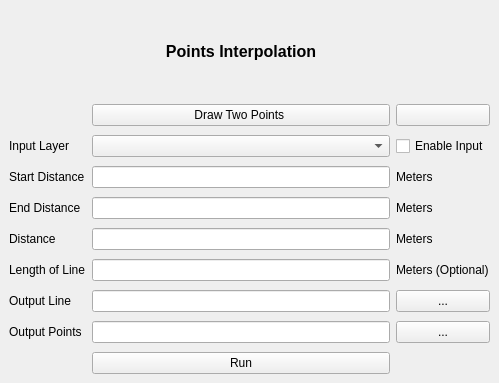
<?xml version="1.0" encoding="UTF-8"?>
<ui version="4.0">
 <class>DockWidget</class>
 <widget class="QDockWidget" name="DockWidget">
  <property name="geometry">
   <rect>
    <x>0</x>
    <y>0</y>
    <width>499</width>
    <height>383</height>
   </rect>
  </property>
  <property name="sizePolicy">
   <sizepolicy hsizetype="Preferred" vsizetype="Fixed">
    <horstretch>0</horstretch>
    <verstretch>0</verstretch>
   </sizepolicy>
  </property>
  <property name="maximumSize">
   <size>
    <width>499</width>
    <height>383</height>
   </size>
  </property>
  <property name="windowTitle">
   <string/>
  </property>
  <widget class="QWidget" name="dockWidgetContents">
   <property name="sizePolicy">
    <sizepolicy hsizetype="Preferred" vsizetype="Preferred">
     <horstretch>0</horstretch>
     <verstretch>0</verstretch>
    </sizepolicy>
   </property>
   <layout class="QGridLayout" name="gridLayout_3">
    <item row="0" column="0">
     <layout class="QGridLayout" name="gridLayout">
      <item row="0" column="0">
       <layout class="QGridLayout" name="gridLayout_2">
        <property name="verticalSpacing">
         <number>9</number>
        </property>
        <item row="9" column="1">
         <widget class="QPushButton" name="run">
          <property name="text">
           <string>Run</string>
          </property>
         </widget>
        </item>
        <item row="3" column="1">
         <widget class="QLineEdit" name="start"/>
        </item>
        <item row="5" column="1">
         <widget class="QLineEdit" name="distance"/>
        </item>
        <item row="6" column="1">
         <widget class="QLineEdit" name="length"/>
        </item>
        <item row="6" column="0">
         <widget class="QLabel" name="label_6">
          <property name="text">
           <string>&lt;html&gt;&lt;head/&gt;&lt;body&gt;&lt;p&gt;Length of Line&lt;/p&gt;&lt;/body&gt;&lt;/html&gt;</string>
          </property>
         </widget>
        </item>
        <item row="1" column="3">
         <widget class="QPushButton" name="reset_button">
          <property name="toolTip">
           <string>Reset</string>
          </property>
          <property name="text">
           <string/>
          </property>
          <property name="icon">
           <iconset>
            <normaloff>reset.png</normaloff>reset.png</iconset>
          </property>
         </widget>
        </item>
        <item row="6" column="3">
         <widget class="QLabel" name="label_7">
          <property name="text">
           <string>&lt;html&gt;&lt;head/&gt;&lt;body&gt;&lt;p&gt;Meters  (Optional)&lt;/p&gt;&lt;/body&gt;&lt;/html&gt;</string>
          </property>
         </widget>
        </item>
        <item row="7" column="3">
         <widget class="QPushButton" name="directory">
          <property name="toolTip">
           <string>&lt;html&gt;&lt;head/&gt;&lt;body&gt;&lt;p&gt;Browse&lt;/p&gt;&lt;/body&gt;&lt;/html&gt;</string>
          </property>
          <property name="text">
           <string>...</string>
          </property>
         </widget>
        </item>
        <item row="0" column="1">
         <widget class="QLabel" name="label">
          <property name="text">
           <string>&lt;html&gt;&lt;head/&gt;&lt;body&gt;&lt;p align=&quot;center&quot;&gt;&lt;span style=&quot; font-size:12pt; font-weight:600;&quot;&gt;Points Interpolation&lt;/span&gt;&lt;/p&gt;&lt;/body&gt;&lt;/html&gt;</string>
          </property>
         </widget>
        </item>
        <item row="7" column="0">
         <widget class="QLabel" name="label_3">
          <property name="text">
           <string>&lt;html&gt;&lt;head/&gt;&lt;body&gt;&lt;p&gt;Output Line&lt;/p&gt;&lt;/body&gt;&lt;/html&gt;</string>
          </property>
         </widget>
        </item>
        <item row="8" column="3">
         <widget class="QPushButton" name="directory2">
          <property name="toolTip">
           <string>&lt;html&gt;&lt;head/&gt;&lt;body&gt;&lt;p&gt;Browse&lt;/p&gt;&lt;/body&gt;&lt;/html&gt;</string>
          </property>
          <property name="text">
           <string>...</string>
          </property>
         </widget>
        </item>
        <item row="8" column="1">
         <widget class="QLineEdit" name="points"/>
        </item>
        <item row="5" column="3">
         <widget class="QLabel" name="label_5">
          <property name="text">
           <string>&lt;html&gt;&lt;head/&gt;&lt;body&gt;&lt;p&gt;Meters&lt;/p&gt;&lt;/body&gt;&lt;/html&gt;</string>
          </property>
         </widget>
        </item>
        <item row="1" column="1">
         <widget class="QPushButton" name="draw">
          <property name="text">
           <string>Draw Two Points </string>
          </property>
          <property name="icon">
           <iconset>
            <normaloff>../../../../../../../../../Desktop/north-point-icon-png.png</normaloff>../../../../../../../../../Desktop/north-point-icon-png.png</iconset>
          </property>
         </widget>
        </item>
        <item row="5" column="0">
         <widget class="QLabel" name="label_2">
          <property name="text">
           <string>&lt;html&gt;&lt;head/&gt;&lt;body&gt;&lt;p&gt;Distance&lt;/p&gt;&lt;/body&gt;&lt;/html&gt;</string>
          </property>
         </widget>
        </item>
        <item row="7" column="1">
         <widget class="QLineEdit" name="line"/>
        </item>
        <item row="8" column="0">
         <widget class="QLabel" name="label_4">
          <property name="text">
           <string>&lt;html&gt;&lt;head/&gt;&lt;body&gt;&lt;p&gt;Output Points&lt;/p&gt;&lt;/body&gt;&lt;/html&gt;</string>
          </property>
         </widget>
        </item>
        <item row="2" column="1">
         <widget class="QgsMapLayerComboBox" name="mMapLayerComboBox">
          <property name="showCrs">
           <bool>true</bool>
          </property>
         </widget>
        </item>
        <item row="2" column="3">
         <widget class="QCheckBox" name="checkBox">
          <property name="text">
           <string>Enable Input</string>
          </property>
         </widget>
        </item>
        <item row="2" column="0">
         <widget class="QLabel" name="label_8">
          <property name="text">
           <string>&lt;html&gt;&lt;head/&gt;&lt;body&gt;&lt;p&gt;Input Layer&lt;/p&gt;&lt;/body&gt;&lt;/html&gt;</string>
          </property>
         </widget>
        </item>
        <item row="4" column="1">
         <widget class="QLineEdit" name="end"/>
        </item>
        <item row="3" column="0">
         <widget class="QLabel" name="label_9">
          <property name="text">
           <string>&lt;html&gt;&lt;head/&gt;&lt;body&gt;&lt;p&gt;Start Distance&lt;/p&gt;&lt;/body&gt;&lt;/html&gt;</string>
          </property>
         </widget>
        </item>
        <item row="4" column="0">
         <widget class="QLabel" name="label_10">
          <property name="text">
           <string>&lt;html&gt;&lt;head/&gt;&lt;body&gt;&lt;p&gt;End Distance&lt;/p&gt;&lt;/body&gt;&lt;/html&gt;</string>
          </property>
         </widget>
        </item>
        <item row="3" column="3">
         <widget class="QLabel" name="label_11">
          <property name="text">
           <string>&lt;html&gt;&lt;head/&gt;&lt;body&gt;&lt;p&gt;Meters&lt;/p&gt;&lt;/body&gt;&lt;/html&gt;</string>
          </property>
         </widget>
        </item>
        <item row="4" column="3">
         <widget class="QLabel" name="label_12">
          <property name="text">
           <string>&lt;html&gt;&lt;head/&gt;&lt;body&gt;&lt;p&gt;Meters&lt;/p&gt;&lt;/body&gt;&lt;/html&gt;</string>
          </property>
         </widget>
        </item>
       </layout>
      </item>
     </layout>
    </item>
   </layout>
  </widget>
 </widget>
 <customwidgets>
  <customwidget>
   <class>QgsMapLayerComboBox</class>
   <extends>QComboBox</extends>
   <header>qgsmaplayercombobox.h</header>
  </customwidget>
 </customwidgets>
 <resources/>
 <connections/>
</ui>
